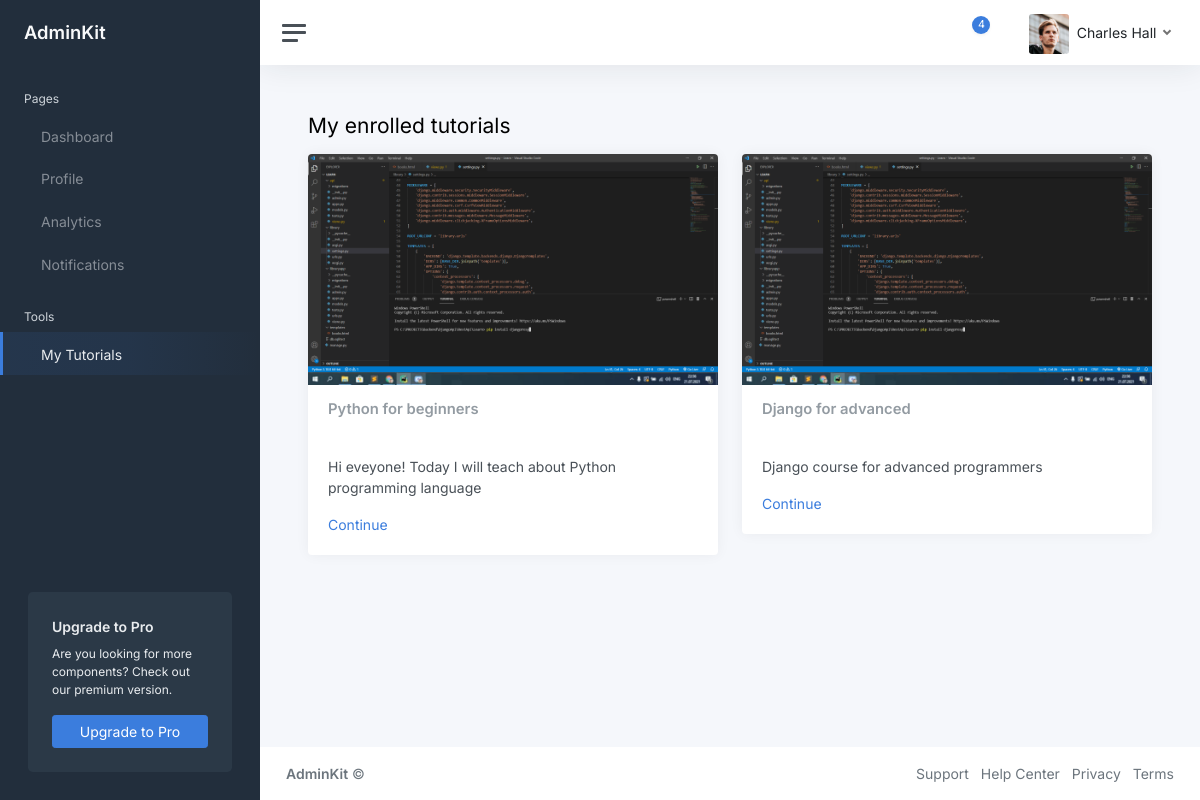
The app's page /tutorials/ (signed in), older data.
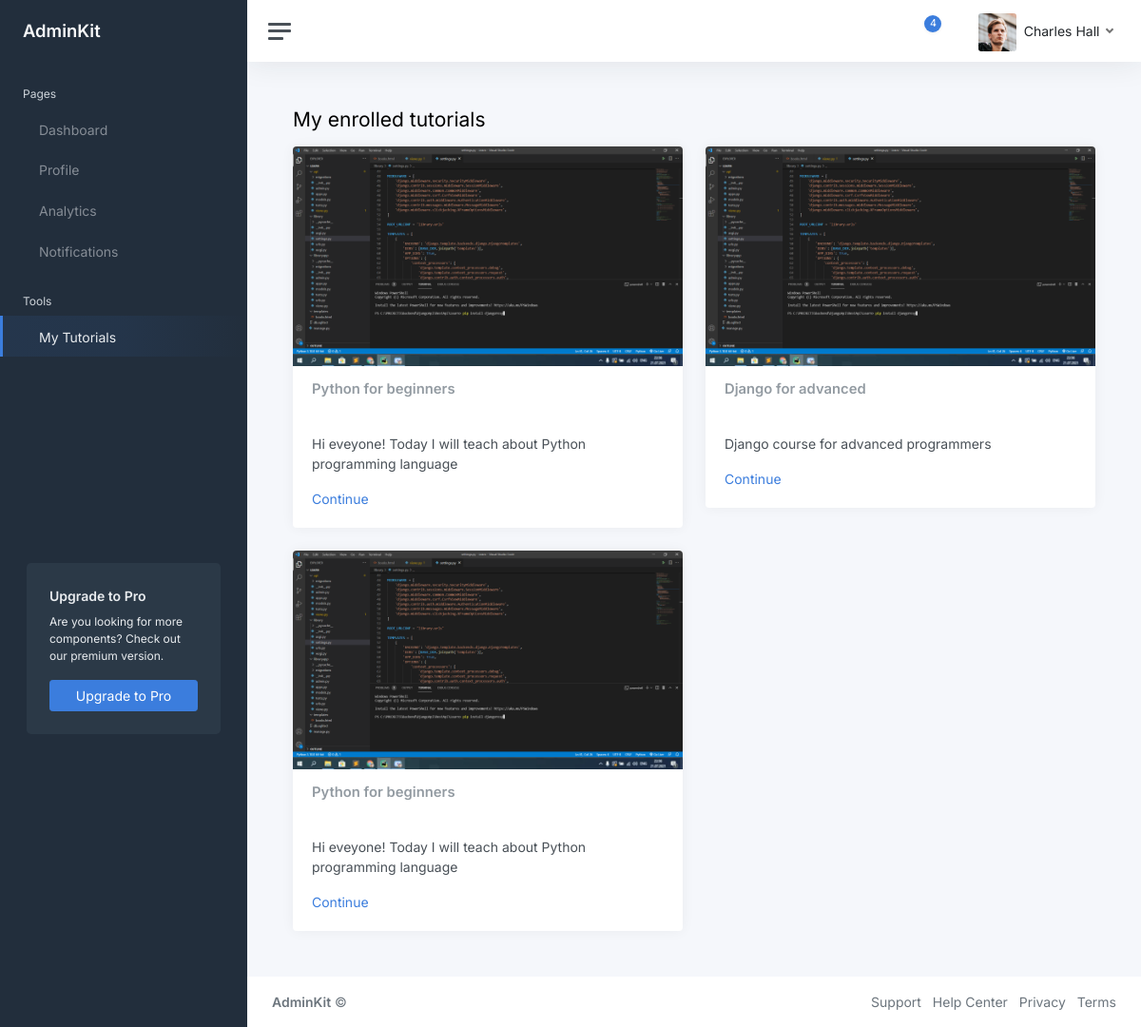
The same page, newer data.
### base/models.py (models this page shows, shortened)
class EnrolledTutorial(models.Model):
    user = models.ForeignKey(MainUser, on_delete=models.CASCADE)
    tutorial = models.ForeignKey(Tutorial, on_delete=models.CASCADE)
    class Meta:
        verbose_name = "Enrolled Tutorial"
        verbose_name_plural = "Enrolled Tutorials"

class Tutorial(models.Model):
    user = models.ForeignKey(MainUser, on_delete=models.SET_NULL, null=True)
    tutorial_name = models.CharField(max_length=150)
    tutorial_description = models.TextField(max_length=200)
    tutorial_photo = models.ImageField(upload_to='tutorial-photos')
    tutorial_views = models.PositiveIntegerField(default=0)
    class Meta:
        verbose_name = 'Tutorial'
        verbose_name_plural = 'More Tutorials'

### base/views.py (the view)
# urls.py: path('tutorials/',EnrolledTutorialView.as_view(), name='tutorial'),
class EnrolledTutorialView(View):
    def get(self, request):
        mainuser = MainUser.objects.get(user=request.user)
        enrolled = EnrolledTutorial.objects.filter(user=mainuser)
        return render(request, 'ui-cards.html',{'mainuser':mainuser,'enrolled':enrolled})

### templates/ui-cards.html (shortened to what the changed rows need)
{% load static %}
<!DOCTYPE html>
<html lang="en">
<head>
	<link href="{% static 'css/app.css' %}" rel="stylesheet">
</head>
<body>
	<div class="wrapper">
		<div class="main">
			<main class="content">
				<div class="container-fluid p-0">
					<div class="mb-3">
						<h1 class="h3 d-inline align-middle">My enrolled tutorials</h1>
					</div>
					<div class="row">
						{% for enroll in enrolled %}
							<div class="col-12 col-md-6">
								<div class="card">
									<img class="card-img-top" src="{{ enroll.tutorial.tutorial_photo.url }}" alt="Unsplash">
									<div class="card-header">
										<h5 class="card-title mb-0">{{ enroll.tutorial.tutorial_name }}</h5>
									</div>
									<div class="card-body">
										<p class="card-text">{{ enroll.tutorial.tutorial_description }}</p>
										<a href="#" class="card-link">Continue</a>
									</div>
								</div>
							</div>
						{% endfor %}
					</div>
				</div>
			</main>
		</div>
	</div>
</body>
</html>

Row changes from the older to the newer data that the page shows:
added EnrolledTutorial: tutorial.tutorial_photo (picture), tutorial.tutorial_name "Python for beginners", tutorial.tutorial_description "Hi eveyone! Today I will teach about Python programming language"
